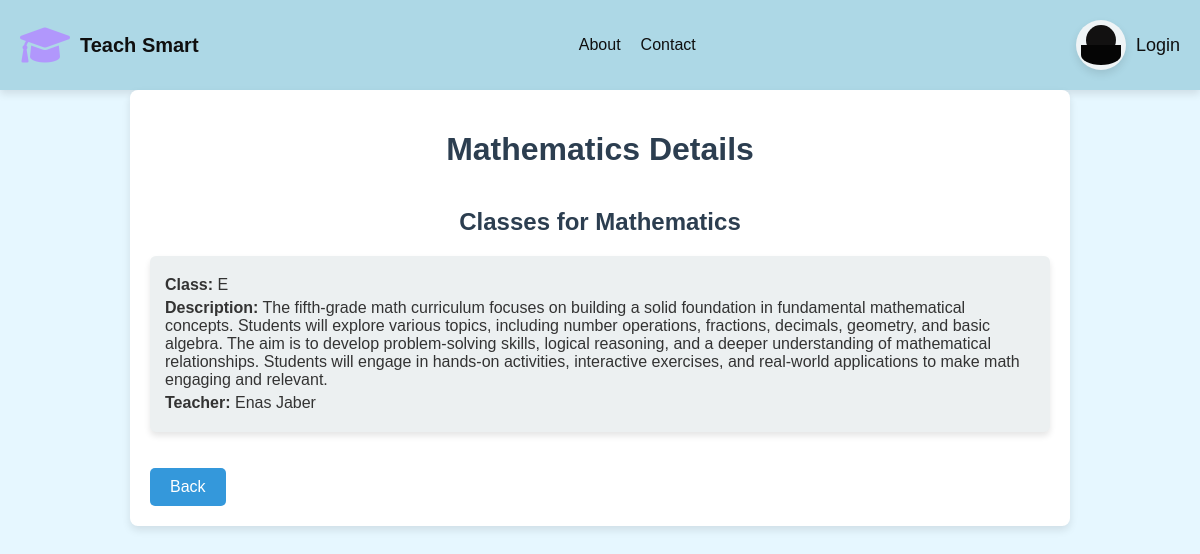
The page /subject_detail/Mathematics/ on the database its author committed.
### tsweb/models.py (models this page shows, shortened)
class Subject(models.Model):
        SUBJECT_CHOICES = [
                ('Technology', 'Technology'),
                ('Mathematics', 'Mathematics'),
                ('History', 'History'),
                ( 'English', 'English'),
                ('Geography', 'Geography'),
                ('Literature', 'Literature'),
                ('Science', 'Science'),
            ]
        name = models.CharField(max_length=20, choices=SUBJECT_CHOICES)

class SubjectClass(models.Model):
    GRADE_CHOICES = Teacher.CLASS_CHOICES  # Use the same choices as in Teacher model
    subject = models.ForeignKey(Subject, on_delete=models.CASCADE, related_name='subject_classes')
    class_name = models.CharField(max_length=1, choices=GRADE_CHOICES)  # Class name or grade
    description = models.TextField(blank=True, help_text="Description of the subject")
    description = models.TextField(blank=True, help_text="Description of the subject")
    syllabus = models.TextField(blank=True, help_text="Syllabus or study path for the subject")
    teachers = models.ManyToManyField(Teacher, related_name='subject_classes', help_text="Select teachers for this subject")

class Teacher(models.Model):
    CLASS_CHOICES = [
        ('A', 'First grade'),
        ('B', 'Second grade'),
        ('C', 'Third grade'),
        ('D', 'Fourth grade'),
        ('E', 'Fifth grade'),
        ('F', 'Sixth grade'),
    ]
    id_number = models.CharField(
        max_length=9,
        unique=True,
        validators=[RegexValidator(r'^\d{9}$', "Please enter exactly 9 digits.")]
    )
    first_name = models.CharField(max_length=50)
    last_name = models.CharField(max_length=50)
    date_of_birth = models.DateField()
    email = models.EmailField(unique=True, validators=[EmailValidator(message="Invalid email address.")])
    phone_number = models.CharField(
        max_length=10,
        validators=[
            RegexValidator(
                regex=r'^(05\d|0[23489])\d{7}$',
                message='Invalid Israeli phone number. Please enter 10 digits starting with 05 .'
            )
        ]
    )
    password = models.CharField(max_length=128)  # הוספת שדה סיסמה
    subject = models.ForeignKey(Subject, on_delete=models.CASCADE, related_name='teachers', help_text="Select the subject the teacher can teach")
    classes = models.CharField(
        max_length=1,
        choices=CLASS_CHOICES,
        help_text="Select the grade the teacher can educate"
    )
    def __str__(self):
        return f"{self.first_name} {self.last_name}"

### tsweb/views.py (the view)
# urls.py: path('subject_detail/<str:name>/', views.subject_detail, name='subject_detail'),
def subject_detail(request, name):
    subject = get_object_or_404(Subject, name=name)
    subject_classes = subject.subject_classes.all()  # Access related classes
    return render(request, 'subject_detail.html', {'subject': subject, 'subject_classes': subject_classes})

### tsweb/Templates/subject_detail.html (shortened to what this page needs)
{% extends "base.html" %}
{% block content %}
<!DOCTYPE html>
<html>
<head>
    <link rel="stylesheet" href="https://cdnjs.cloudflare.com/ajax/libs/font-awesome/6.0.0-beta3/css/all.min.css">
</head>
<body>
    <div class="container">
        <h1>{{ subject.name }} Details</h1>
        <h2>Classes for {{ subject.name }}</h2>
        <ul class="subject-class-list">
            {% for subject_class in subject_classes %}
            <li>
                <p><strong>Class:</strong> {{ subject_class.class_name }}</p>
                <p><strong>Description:</strong> {{ subject_class.description }}</p>
                <p><strong>Teacher:</strong> {{ subject_class.teachers.all|join:", " }}</p>
            </li>
            {% empty %}
            <li>No classes available for this subject.</li>
            {% endfor %}
        </ul>
        <a class="back-button" href="{% url 'the_subjects' %}">Back </a>
    </div>
</body>
</html>
{% endblock %}

### static/css/base.css (style rules this page uses)
body { font-family: "Times New Roman", Times, serif; margin: 0; padding: 0; box-sizing: border-box; background-color: #E6F7FF; color: #333; }

### tsweb/Templates/subject_detail.html (style rules this page uses)
body { font-family: 'Arial', sans-serif; min-height: calc(100vh - 120px); background-image: url('https://i.pinimg.com/736x/09/05/3f/09053fe29ea473c1f764ddaa71cd8db7.jpg'); background-size: 100%; background-position: center; background-repeat: no-repeat; background-attachment: fixed; margin: 0; padding: 0; color: #333; }
.container { max-width: 900px; size: 80%; margin: 0 auto; padding: 20px; background: #fff; border-radius: 8px; box-shadow: 0 4px 8px rgba(0, 0, 0, 0.1); }
h1, h2 { color: #2c3e50; text-align: center; margin-bottom: 20px; }
.subject-class-list { list-style: none; padding: 0; }
.subject-class-list li { background: #ecf0f1; border-radius: 6px; margin: 10px 0; padding: 15px; box-shadow: 0 4px 6px rgba(0, 0, 0, 0.1); transition: transform 0.3s ease, box-shadow 0.3s ease; }
.subject-class-list p { margin: 5px 0; }
.back-button { display: inline-block; padding: 10px 20px; font-size: 16px; color: #fff; background-color: #3498db; border: none; border-radius: 5px; cursor: pointer; text-align: center; text-decoration: none; transition: background-color 0.3s, transform 0.3s; margin-top: 20px; }

### rows shown on the page
Subject: name "Mathematics"
SubjectClass: class_name "E", description "The fifth-grade math curriculum focuses on building a solid foundation in fundamental mathematical concepts. Students will explore various topics, including number operations, fractions, decimals, geometry, and basic algebra. The aim is to develop problem-solving skills, logical reasoning, and a deeper understanding of mathematical relationships. Students will engage in hands-on activities, interactive exercises, and real-world applications to make math engaging and relevant.", teachers.all "Enas Jaber"
